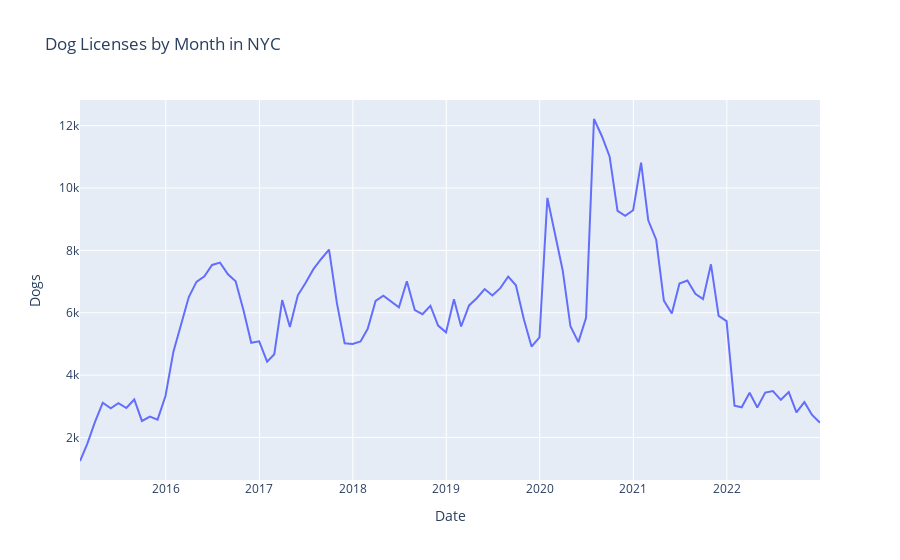

The notebook cell saved with this chart:
### Code cell
# Plot total sum of dog licenses over time
px.line(
    dogs_bites_monthly,
    x="Date",
    y="Dogs",
    title="Dog Licenses by Month in NYC",
)
